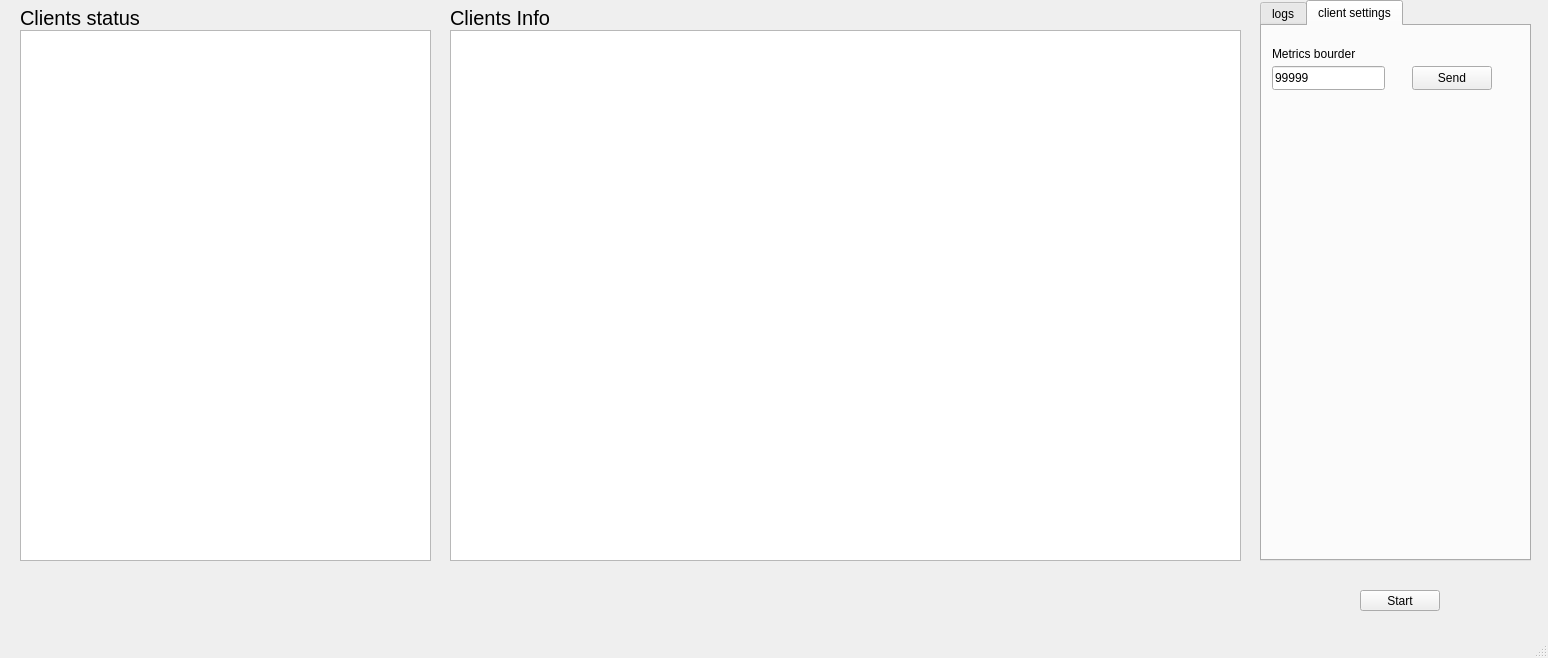
<?xml version="1.0" encoding="UTF-8"?>
<ui version="4.0">
 <class>MainWindow</class>
 <widget class="QMainWindow" name="MainWindow">
  <property name="geometry">
   <rect>
    <x>0</x>
    <y>0</y>
    <width>1548</width>
    <height>658</height>
   </rect>
  </property>
  <property name="windowTitle">
   <string>ServerInfo</string>
  </property>
  <widget class="QWidget" name="centralwidget">
   <widget class="QTableWidget" name="tableWidgetStat">
    <property name="geometry">
     <rect>
      <x>20</x>
      <y>30</y>
      <width>411</width>
      <height>531</height>
     </rect>
    </property>
   </widget>
   <widget class="QTableWidget" name="tableWidgetMessege">
    <property name="geometry">
     <rect>
      <x>450</x>
      <y>30</y>
      <width>791</width>
      <height>531</height>
     </rect>
    </property>
   </widget>
   <widget class="QPushButton" name="startClient">
    <property name="geometry">
     <rect>
      <x>1360</x>
      <y>590</y>
      <width>80</width>
      <height>21</height>
     </rect>
    </property>
    <property name="text">
     <string>Start</string>
    </property>
   </widget>
   <widget class="QTabWidget" name="tabWidget">
    <property name="geometry">
     <rect>
      <x>1260</x>
      <y>0</y>
      <width>271</width>
      <height>561</height>
     </rect>
    </property>
    <property name="currentIndex">
     <number>1</number>
    </property>
    <widget class="QWidget" name="tab">
     <attribute name="title">
      <string>logs</string>
     </attribute>
     <widget class="QTextEdit" name="textEdit4Logs">
      <property name="geometry">
       <rect>
        <x>0</x>
        <y>0</y>
        <width>271</width>
        <height>531</height>
       </rect>
      </property>
     </widget>
    </widget>
    <widget class="QWidget" name="tab_2">
     <attribute name="title">
      <string>client settings</string>
     </attribute>
     <widget class="QLabel" name="label">
      <property name="geometry">
       <rect>
        <x>10</x>
        <y>20</y>
        <width>111</width>
        <height>16</height>
       </rect>
      </property>
      <property name="text">
       <string>Metrics bourder</string>
      </property>
     </widget>
     <widget class="QLineEdit" name="leMetricsRestruct">
      <property name="geometry">
       <rect>
        <x>10</x>
        <y>40</y>
        <width>113</width>
        <height>24</height>
       </rect>
      </property>
      <property name="text">
       <string>99999</string>
      </property>
     </widget>
     <widget class="QPushButton" name="pbMetrics">
      <property name="geometry">
       <rect>
        <x>150</x>
        <y>40</y>
        <width>80</width>
        <height>24</height>
       </rect>
      </property>
      <property name="text">
       <string>Send</string>
      </property>
     </widget>
    </widget>
   </widget>
   <widget class="QLabel" name="label_2">
    <property name="geometry">
     <rect>
      <x>20</x>
      <y>10</y>
      <width>141</width>
      <height>16</height>
     </rect>
    </property>
    <property name="font">
     <font>
      <pointsize>15</pointsize>
     </font>
    </property>
    <property name="text">
     <string>Clients status</string>
    </property>
    <property name="textFormat">
     <enum>Qt::AutoText</enum>
    </property>
   </widget>
   <widget class="QLabel" name="label_3">
    <property name="geometry">
     <rect>
      <x>450</x>
      <y>10</y>
      <width>141</width>
      <height>16</height>
     </rect>
    </property>
    <property name="font">
     <font>
      <pointsize>15</pointsize>
     </font>
    </property>
    <property name="text">
     <string>Clients Info</string>
    </property>
    <property name="textFormat">
     <enum>Qt::AutoText</enum>
    </property>
   </widget>
  </widget>
  <widget class="QMenuBar" name="menubar">
   <property name="geometry">
    <rect>
     <x>0</x>
     <y>0</y>
     <width>1548</width>
     <height>21</height>
    </rect>
   </property>
  </widget>
  <widget class="QStatusBar" name="statusbar"/>
 </widget>
 <resources/>
 <connections/>
</ui>
